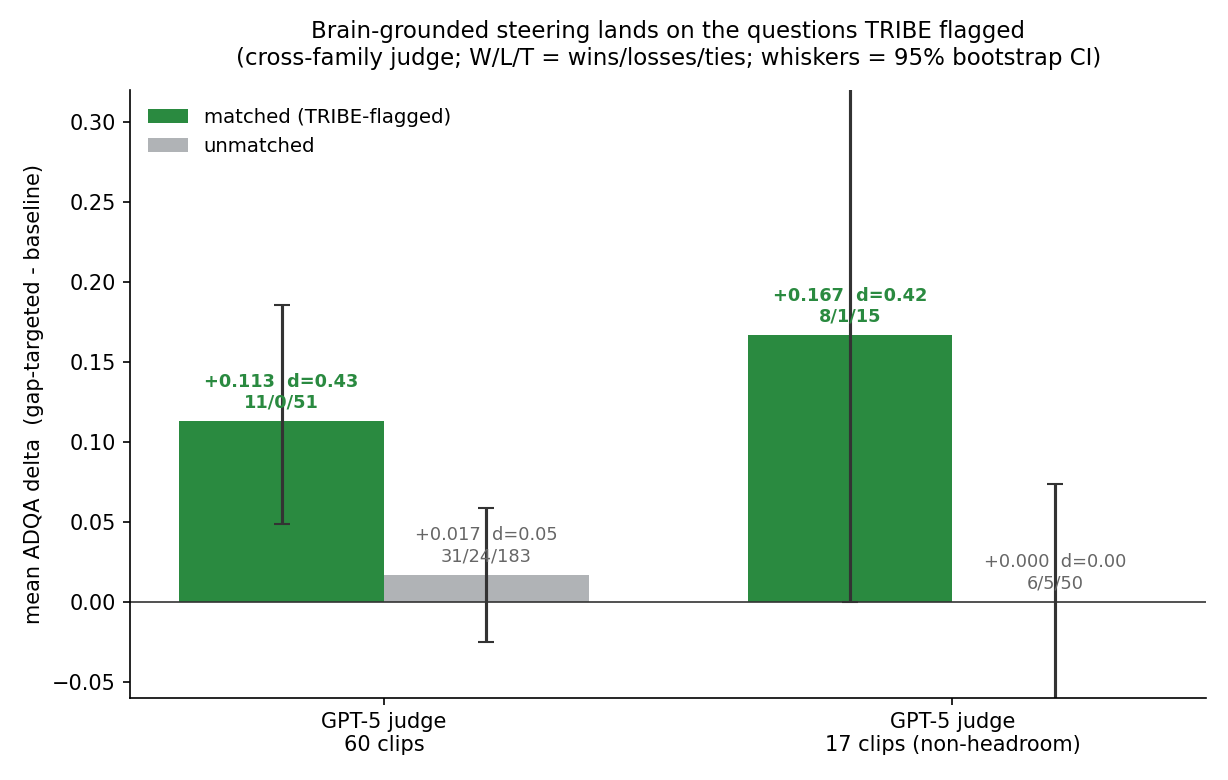

The script that saved this image:
"""Brain-grounded steering: matched vs unmatched question lift (Fig 7, §8.2).

Recomputes the gap-targeted - baseline ADQA delta straight from the cross-judge
per-question CSVs so the figure is tied to disk, not hand-entered numbers.

Two cross-family-judged runs (GPT-5 grading content generated by a different model):
  - 60-clip external
  - 17-clip held-out, non-headroom-selected (clean, no baseline-low selection)

Each split into questions whose required visual evidence MATCHED the TRIBE-flagged
blind-spot type vs UNMATCHED. The claim is the dissociation: matched lifts, unmatched
does not. Bars show mean paired delta with a 95% bootstrap CI; W/L/T and Cohen's d
annotated. Solid colors only (PDF-perf rule in CLAUDE.md).
"""
from __future__ import annotations

import csv
import os
from collections import defaultdict

import matplotlib.pyplot as plt
import numpy as np

HERE = os.path.dirname(os.path.abspath(__file__))
DATA = os.path.join(HERE, "..", "..", "cursor", "research", "output")
OUT = os.path.join(HERE, "scenetwin_steering_matched.png")

RUNS = [
    ("GPT-5 judge\n60 clips", "tribe_crossjudge_gpt5_perq.csv"),
    ("GPT-5 judge\n17 clips (non-headroom)", "tribe_crossjudge_opus_17_perq.csv"),
]


def load_pairs(path):
    """Return paired (baseline, gap_targeted) deltas keyed by matched flag."""
    by_key = defaultdict(dict)
    matched_of = {}
    with open(path) as fh:
        for r in csv.DictReader(fh):
            key = (r["video_id"], r["q_idx"])
            by_key[key][r["condition"]] = float(r["score"])
            matched_of[key] = int(r["matched"])
    diffs = {0: [], 1: []}
    for key, conds in by_key.items():
        if "baseline" in conds and "gap_targeted" in conds:
            diffs[matched_of[key]].append(conds["gap_targeted"] - conds["baseline"])
    return diffs


def stats(d):
    a = np.asarray(d, dtype=float)
    n = len(a)
    mean = a.mean()
    sd = a.std(ddof=0)
    cohen_d = mean / sd if sd > 0 else 0.0
    w = int((a > 0).sum()); l = int((a < 0).sum()); t = int((a == 0).sum())
    # 95% bootstrap CI on the mean paired delta
    rng = np.random.default_rng(0)
    boot = np.array([rng.choice(a, size=n, replace=True).mean() for _ in range(5000)])
    lo, hi = np.percentile(boot, [2.5, 97.5])
    return dict(n=n, mean=mean, d=cohen_d, w=w, l=l, t=t, lo=lo, hi=hi)


C_MATCH = "#2a8a40"     # green: TRIBE-flagged questions
C_UNMATCH = "#b0b3b6"   # grey: questions TRIBE did not flag

fig, ax = plt.subplots(figsize=(8.2, 5.2))

xticks, xlabels = [], []
width = 0.36
for i, (label, fname) in enumerate(RUNS):
    diffs = load_pairs(os.path.join(DATA, fname))
    sm = stats(diffs[1])  # matched
    su = stats(diffs[0])  # unmatched
    xm, xu = i - width / 2, i + width / 2
    ax.bar(xm, sm["mean"], width, color=C_MATCH,
           yerr=[[sm["mean"] - sm["lo"]], [sm["hi"] - sm["mean"]]],
           capsize=4, ecolor="#333333",
           label="matched (TRIBE-flagged)" if i == 0 else None)
    ax.bar(xu, su["mean"], width, color=C_UNMATCH,
           yerr=[[su["mean"] - su["lo"]], [su["hi"] - su["mean"]]],
           capsize=4, ecolor="#333333",
           label="unmatched" if i == 0 else None)
    # Anchor labels just above each bar top (the mean), not above the CI whisker,
    # so wide CIs (small-n matched run) do not push text off-axis.
    ax.text(xm, sm["mean"] + 0.006,
            f"+{sm['mean']:.3f}  d={sm['d']:.2f}\n{sm['w']}/{sm['l']}/{sm['t']}",
            ha="center", va="bottom", fontsize=8.5, color=C_MATCH, fontweight="bold")
    ax.text(xu, max(su["mean"], 0.0) + 0.006,
            f"+{su['mean']:.3f}  d={su['d']:.2f}\n{su['w']}/{su['l']}/{su['t']}",
            ha="center", va="bottom", fontsize=8.5, color="#666666")
    xticks.append(i); xlabels.append(label)

ax.axhline(0, color="#333333", linewidth=0.8)
ax.set_xticks(xticks)
ax.set_xticklabels(xlabels, fontsize=10)
ax.set_ylabel("mean ADQA delta  (gap-targeted - baseline)", fontsize=10)
ax.set_title("Brain-grounded steering lands on the questions TRIBE flagged\n"
             "(cross-family judge; W/L/T = wins/losses/ties; whiskers = 95% bootstrap CI)",
             fontsize=11, pad=12)
ax.set_ylim(-0.06, 0.32)
ax.legend(loc="upper left", frameon=False, fontsize=9.5)
ax.spines["top"].set_visible(False)
ax.spines["right"].set_visible(False)
fig.tight_layout()
fig.savefig(OUT, dpi=150)
print("wrote", OUT)
